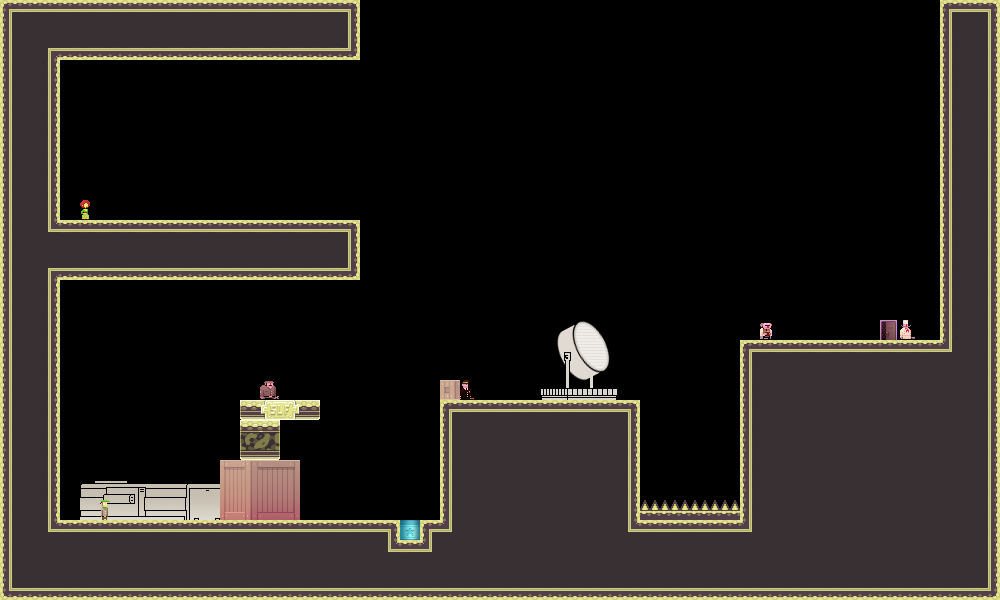

This is a level from a 2D game, rendered from its Tiled map with the project's own tilesets. A one-line summary and the map file follow, with tile-layer data summarised:
An orthogonal 50x30 tile map with 20x20 px tiles, 3 tile layers (bg, bg2, dontAutoLoad_sprites) and 10 objects.

<map version="1.0" orientation="orthogonal" width="50" height="30" tilewidth="20" tileheight="20">
 <properties>
  <property name="liselotStart" value="YES" />
 </properties>
 <tileset firstgid="1" name="tiles_military" tilewidth="20" tileheight="20">
  <image source="../Art/tiles_military.png" width="400" height="400" />
  <terraintypes>
   <terrain name="solid" tile="151" />
   <terrain name="hollow" tile="94" />
  </terraintypes>
  <tile id="8" terrain=",,,1" />
  <tile id="9" terrain=",,1,1" />
  <tile id="10" terrain=",,1,1" />
  <tile id="11" terrain=",,1,1" />
  <tile id="12" terrain=",,1,1" />
  <tile id="13" terrain=",,1,1" />
  <tile id="14" terrain=",,1," />
  <tile id="15" terrain="1,1,1," />
  <tile id="16" terrain="1,1,,1" />
  <tile id="28" terrain=",1,,1" />
  <tile id="34" terrain="1,,1," />
  <tile id="35" terrain="1,,1,1" />
  <tile id="36" terrain=",1,1,1" />
  <tile id="48" terrain=",1,,1" />
  <tile id="54" terrain="1,,1," />
  <tile id="68" terrain=",1,,1" />
  <tile id="74" terrain="1,,1," />
  <tile id="88" terrain=",1,,1" />
  <tile id="94" terrain="1,,1," />
  <tile id="108" terrain=",1,,1" />
  <tile id="114" terrain="1,,1," />
  <tile id="128" terrain=",1,," />
  <tile id="129" terrain="1,1,," />
  <tile id="130" terrain="1,1,," />
  <tile id="131" terrain="1,1,," />
  <tile id="132" terrain="1,1,," />
  <tile id="133" terrain="1,1,," />
  <tile id="134" terrain="1,,," />
  <tile id="148" terrain=",,,0" />
  <tile id="149" terrain=",,0,0" />
  <tile id="150" terrain=",,0," />
  <tile id="151" terrain="0,0,0," />
  <tile id="152" terrain="0,0,," />
  <tile id="153" terrain="0,0,,0" />
  <tile id="168" terrain=",0,,0" />
  <tile id="170" terrain="0,,0," />
  <tile id="171" terrain="0,,0," />
  <tile id="173" terrain=",0,,0" />
  <tile id="188" terrain=",0,," />
  <tile id="189" terrain="0,0,," />
  <tile id="190" terrain="0,,," />
  <tile id="191" terrain="0,,0,0" />
  <tile id="192" terrain=",,0,0" />
  <tile id="193" terrain=",0,0,0" />
  <tile id="194" terrain="0,0,0,0" />
  <tile id="195" terrain="1,1,1,1" />
  <tile id="356">
   <properties>
    <property name="LargeCrate" value="" />
   </properties>
  </tile>
  <tile id="380">
   <properties>
    <property name="Andre" value="" />
   </properties>
  </tile>
  <tile id="381">
   <properties>
    <property name="Liselot" value="" />
   </properties>
  </tile>
  <tile id="382">
   <properties>
    <property name="Amsterdaam" value="" />
   </properties>
  </tile>
  <tile id="383">
   <properties>
    <property name="Worker" value="" />
   </properties>
  </tile>
  <tile id="384">
   <properties>
    <property name="Inspector" value="" />
   </properties>
  </tile>
  <tile id="385">
   <properties>
    <property name="Chef" value="" />
   </properties>
  </tile>
  <tile id="386">
   <properties>
    <property name="Exit" value="" />
   </properties>
  </tile>
  <tile id="387">
   <properties>
    <property name="Trampoline" value="" />
   </properties>
  </tile>
  <tile id="388">
   <properties>
    <property name="SmallCrate" value="" />
   </properties>
  </tile>
  <tile id="389">
   <properties>
    <property name="SugarBag" value="" />
   </properties>
  </tile>
 </tileset>
 <layer name="bg" width="50" height="30">
  <data>[1500 cells, 608 non-empty, 25 distinct tile ids]</data>
 </layer>
 <layer name="bg2" width="50" height="30">
  <data>[1500 cells, 52 non-empty, 52 distinct tile ids]</data>
 </layer>
 <objectgroup name="boxes" width="50" height="30">
  <object x="0" y="0" width="60" height="520" />
  <object x="0" y="520" width="1000" height="80" />
  <object x="940" y="0" width="60" height="520" />
  <object x="440" y="400" width="200" height="120" />
  <object x="740" y="340" width="200" height="180" />
  <object x="240" y="400" width="80" height="20" />
  <object x="240" y="420" width="40" height="40" />
  <object x="60" y="0" width="300" height="60" />
  <object x="60" y="220" width="300" height="60" />
 </objectgroup>
 <layer name="dontAutoLoad_sprites" width="50" height="30">
  <data>[1500 cells, 22 non-empty, 22 distinct tile ids]</data>
 </layer>
 <objectgroup name="dontAutoLoad_death" width="50" height="30">
  <object x="640" y="500" width="100" height="20" />
 </objectgroup>
</map>
